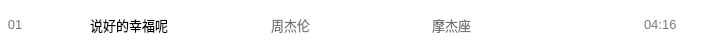
<?xml version="1.0" encoding="UTF-8"?>
<ui version="4.0">
 <class>Form</class>
 <widget class="QWidget" name="Form">
  <property name="geometry">
   <rect>
    <x>0</x>
    <y>0</y>
    <width>708</width>
    <height>50</height>
   </rect>
  </property>
  <property name="minimumSize">
   <size>
    <width>0</width>
    <height>50</height>
   </size>
  </property>
  <property name="maximumSize">
   <size>
    <width>16777215</width>
    <height>50</height>
   </size>
  </property>
  <property name="windowTitle">
   <string>Form</string>
  </property>
  <property name="styleSheet">
   <string notr="true">background-color: rgb(255, 255, 255);
border-radius: 10px;</string>
  </property>
  <layout class="QHBoxLayout" name="horizontalLayout">
   <property name="spacing">
    <number>5</number>
   </property>
   <property name="leftMargin">
    <number>0</number>
   </property>
   <property name="topMargin">
    <number>5</number>
   </property>
   <property name="rightMargin">
    <number>0</number>
   </property>
   <property name="bottomMargin">
    <number>5</number>
   </property>
   <item>
    <widget class="QWidget" name="widget_4" native="true">
     <property name="minimumSize">
      <size>
       <width>240</width>
       <height>0</height>
      </size>
     </property>
     <property name="maximumSize">
      <size>
       <width>200</width>
       <height>16777215</height>
      </size>
     </property>
     <layout class="QHBoxLayout" name="horizontalLayout_5">
      <property name="spacing">
       <number>10</number>
      </property>
      <property name="leftMargin">
       <number>0</number>
      </property>
      <property name="topMargin">
       <number>0</number>
      </property>
      <property name="rightMargin">
       <number>0</number>
      </property>
      <property name="bottomMargin">
       <number>0</number>
      </property>
      <item>
       <widget class="QLabel" name="label">
        <property name="minimumSize">
         <size>
          <width>30</width>
          <height>30</height>
         </size>
        </property>
        <property name="maximumSize">
         <size>
          <width>30</width>
          <height>30</height>
         </size>
        </property>
        <property name="text">
         <string>&lt;html&gt;&lt;head/&gt;&lt;body&gt;&lt;p align=&quot;center&quot;&gt;&lt;span style=&quot; font-size:10pt; color:#787878;&quot;&gt;01&lt;/span&gt;&lt;/p&gt;&lt;/body&gt;&lt;/html&gt;</string>
        </property>
       </widget>
      </item>
      <item>
       <widget class="QLabel" name="label_2">
        <property name="minimumSize">
         <size>
          <width>40</width>
          <height>40</height>
         </size>
        </property>
        <property name="maximumSize">
         <size>
          <width>40</width>
          <height>40</height>
         </size>
        </property>
        <property name="text">
         <string/>
        </property>
        <property name="pixmap">
         <pixmap>1794217775.jpg</pixmap>
        </property>
        <property name="scaledContents">
         <bool>true</bool>
        </property>
       </widget>
      </item>
      <item>
       <widget class="QLabel" name="label_3">
        <property name="minimumSize">
         <size>
          <width>150</width>
          <height>0</height>
         </size>
        </property>
        <property name="maximumSize">
         <size>
          <width>150</width>
          <height>16777215</height>
         </size>
        </property>
        <property name="text">
         <string>&lt;html&gt;&lt;head/&gt;&lt;body&gt;&lt;p&gt;&lt;span style=&quot; font-size:10pt;&quot;&gt;说好的幸福呢&lt;/span&gt;&lt;/p&gt;&lt;/body&gt;&lt;/html&gt;</string>
        </property>
       </widget>
      </item>
     </layout>
    </widget>
   </item>
   <item>
    <widget class="QWidget" name="widget_2" native="true">
     <layout class="QHBoxLayout" name="horizontalLayout_3">
      <property name="spacing">
       <number>5</number>
      </property>
      <property name="leftMargin">
       <number>0</number>
      </property>
      <property name="topMargin">
       <number>0</number>
      </property>
      <property name="rightMargin">
       <number>0</number>
      </property>
      <property name="bottomMargin">
       <number>0</number>
      </property>
      <item>
       <widget class="QLabel" name="label_4">
        <property name="minimumSize">
         <size>
          <width>130</width>
          <height>0</height>
         </size>
        </property>
        <property name="maximumSize">
         <size>
          <width>130</width>
          <height>16777215</height>
         </size>
        </property>
        <property name="text">
         <string>&lt;html&gt;&lt;head/&gt;&lt;body&gt;&lt;p&gt;&lt;span style=&quot; font-size:10pt; color:#787878;&quot;&gt;周杰伦&lt;/span&gt;&lt;/p&gt;&lt;/body&gt;&lt;/html&gt;</string>
        </property>
       </widget>
      </item>
      <item>
       <widget class="QLabel" name="label_7">
        <property name="minimumSize">
         <size>
          <width>130</width>
          <height>0</height>
         </size>
        </property>
        <property name="maximumSize">
         <size>
          <width>130</width>
          <height>16777215</height>
         </size>
        </property>
        <property name="text">
         <string>&lt;html&gt;&lt;head/&gt;&lt;body&gt;&lt;p&gt;&lt;span style=&quot; font-size:10pt; color:#787878;&quot;&gt;摩杰座&lt;/span&gt;&lt;/p&gt;&lt;/body&gt;&lt;/html&gt;</string>
        </property>
       </widget>
      </item>
      <item>
       <widget class="QLabel" name="label_8">
        <property name="minimumSize">
         <size>
          <width>20</width>
          <height>20</height>
         </size>
        </property>
        <property name="maximumSize">
         <size>
          <width>20</width>
          <height>20</height>
         </size>
        </property>
        <property name="text">
         <string/>
        </property>
        <property name="pixmap">
         <pixmap>media/heart.svg</pixmap>
        </property>
        <property name="scaledContents">
         <bool>true</bool>
        </property>
       </widget>
      </item>
      <item>
       <widget class="QLabel" name="label_9">
        <property name="minimumSize">
         <size>
          <width>35</width>
          <height>0</height>
         </size>
        </property>
        <property name="maximumSize">
         <size>
          <width>35</width>
          <height>16777215</height>
         </size>
        </property>
        <property name="text">
         <string>&lt;html&gt;&lt;head/&gt;&lt;body&gt;&lt;p&gt;&lt;span style=&quot; font-size:10pt; color:#787878;&quot;&gt;04:16&lt;/span&gt;&lt;/p&gt;&lt;/body&gt;&lt;/html&gt;</string>
        </property>
       </widget>
      </item>
     </layout>
    </widget>
   </item>
  </layout>
 </widget>
 <resources/>
 <connections/>
</ui>
